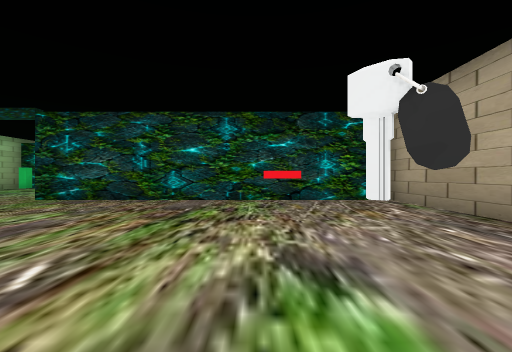
view 1 (above)

16 first-person views from a walk through a 3-D level made in the Unity game engine. The camera is 1.2 m above the floor, looks level and sees 90° across. The floor is counted in squares, 2 m on a side. Each view is taken from the middle of a square. On the plan, view 1 faces up. The plan holds only what a view shows up to about 9 squares ahead; the rest is blank. The player is left out.

view 2
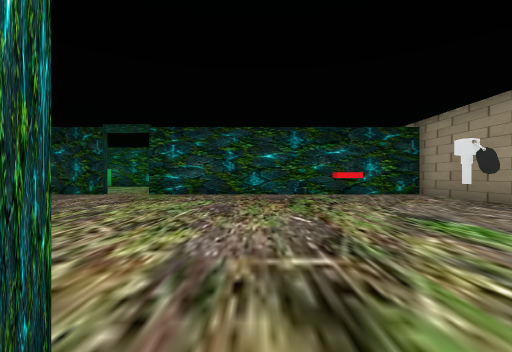

view 3
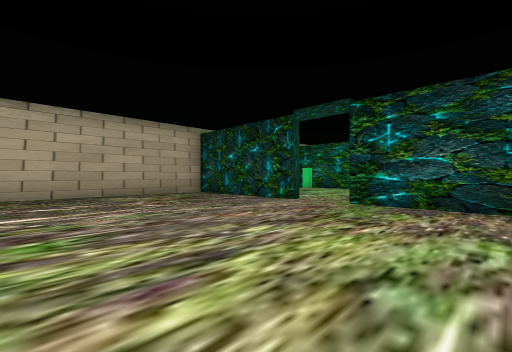

view 4
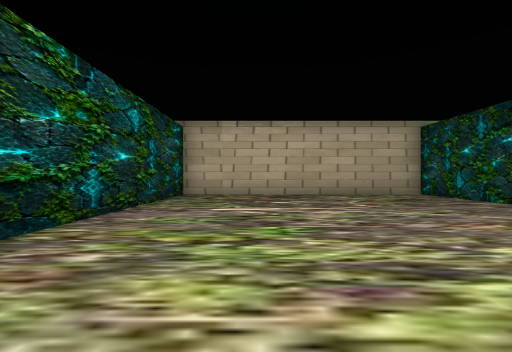

view 5
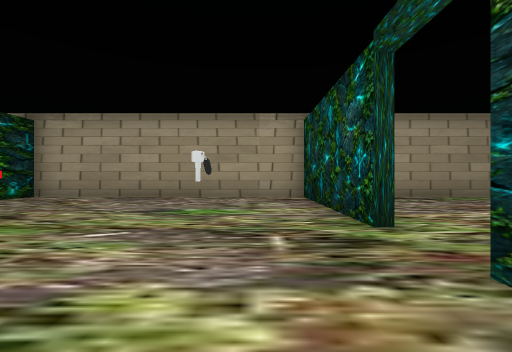

view 6
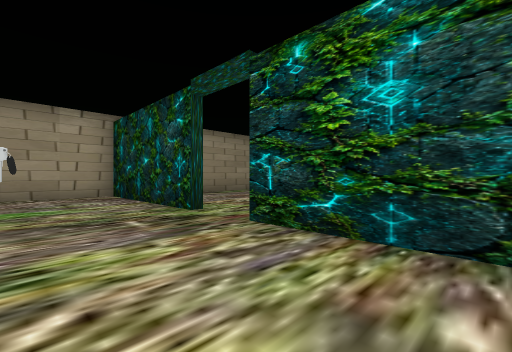

view 7
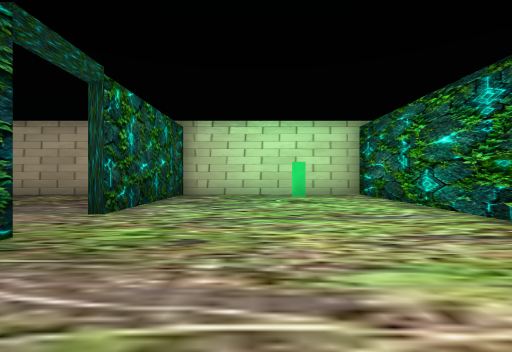

view 8
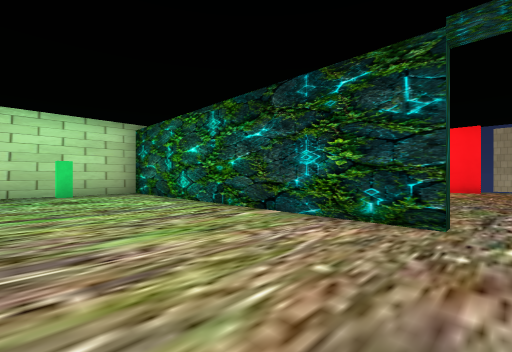

view 9
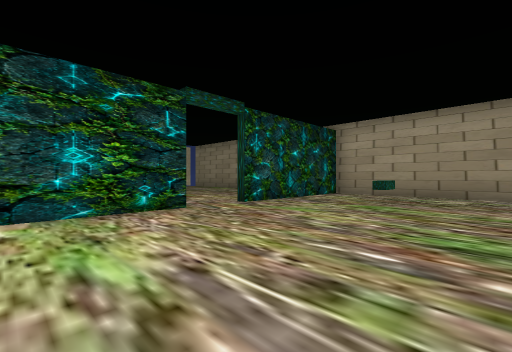

view 10
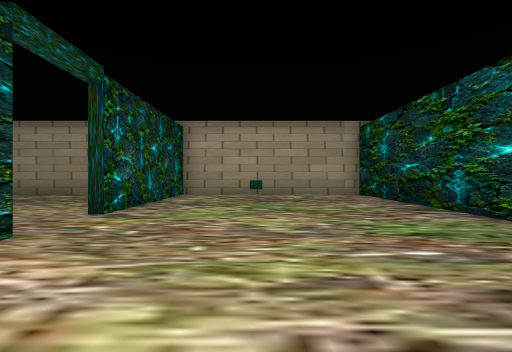

view 11
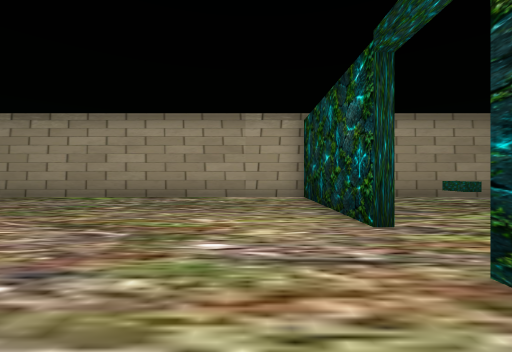

view 12
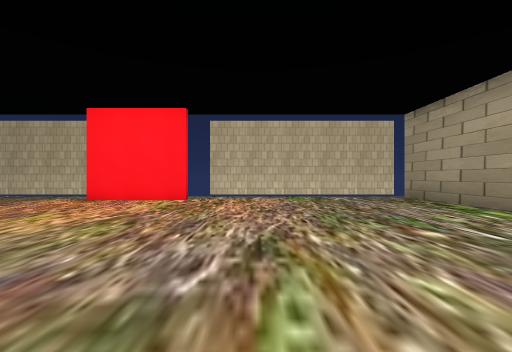

view 13
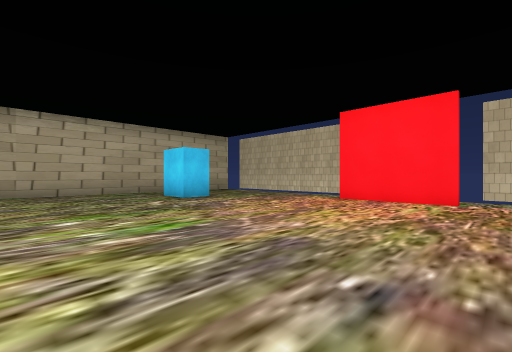

view 14
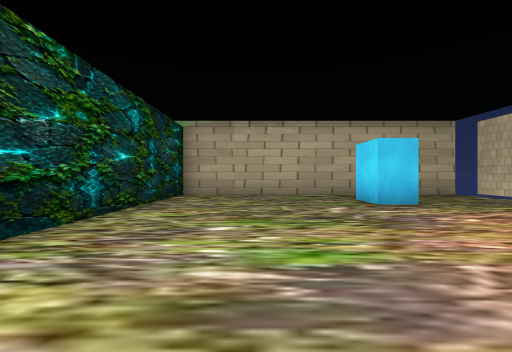

view 15
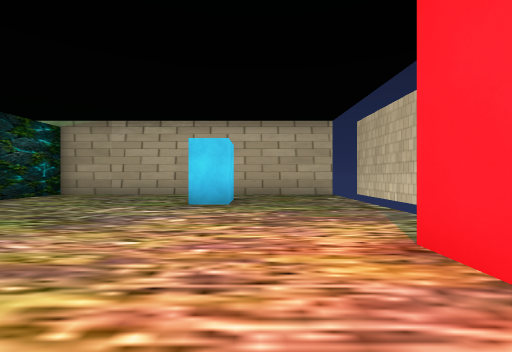

view 16
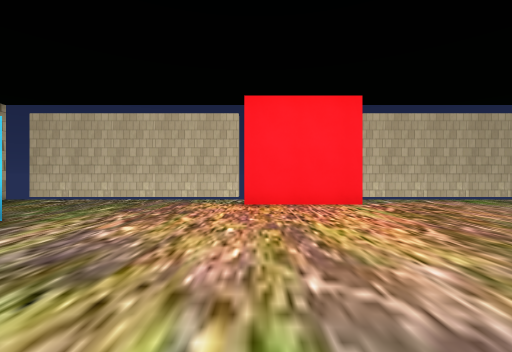

### Floor plan
Points are (right, up) in squares from view 1. A wall is a line through its corners. A room is listed if a view was taken in it or the views show most of it. See-through windows are left out.
Room 1 (views 1, 3, 4, 5, 6)
walls: (-7, 6.4) (-11.3, 6.4) (-11.3, -1.4) (-2.5, -1.4); (-1, -1.4) (3.4, -1.4) (3.4, 6.4) (-5.5, 6.4)
ways out: opening at (-2, -1) to room 2; opening at (-6, 7) to room 3
Room 2 (view 2)
walls: (3.4, -6.8) (3.4, -4)
ways out: opening at (-2, -1) to room 1
Room 3 (views 7, 8, 9, 10)
walls: (-2.4, 12.4) (-11.3, 12.4) (-11.3, 6.6) (-7, 6.6); (-1.6, 6.6) (3.4, 6.6) (3.4, 12.4) (-1, 12.4)
ways out: opening at (-6, 7) to room 1; opening at (-2, 13) to room 4
objects: other object (-9, 10); other object (1, 10)
Room 4 (views 11, 12, 13, 14, 15, 16)
walls: (-2.6, 20.4) (-5.2, 20.4); (-1, 12.6) (3.4, 12.6) (3.4, 21.5); (-5.5, 22.4) (-11.5, 22.4); (-11.3, 21.6) (-11.3, 12.6) (-5.4, 12.6); (3.5, 22.4) (-2.5, 22.4)
ways out: opening at (-2, 13) to room 3
objects: other object (-9, 18)

Positions as (right, up) in squares from view 1, and headings:
1: (0, 0), facing up
2: (-2, -2), facing up
3: (-3, 1), facing up-left
4: (-3, 1), facing left
5: (-4, 0), facing right
6: (-5, 1), facing down-right
7: (-3, 9), facing left
8: (-2, 9), facing up-left
9: (-5, 8), facing up-right
10: (-5, 10), facing right
11: (-4, 14), facing right
12: (-1, 14), facing up
13: (-2, 14), facing up-left
14: (-3, 15), facing left
15: (-3, 19), facing left
16: (-5, 15), facing up
